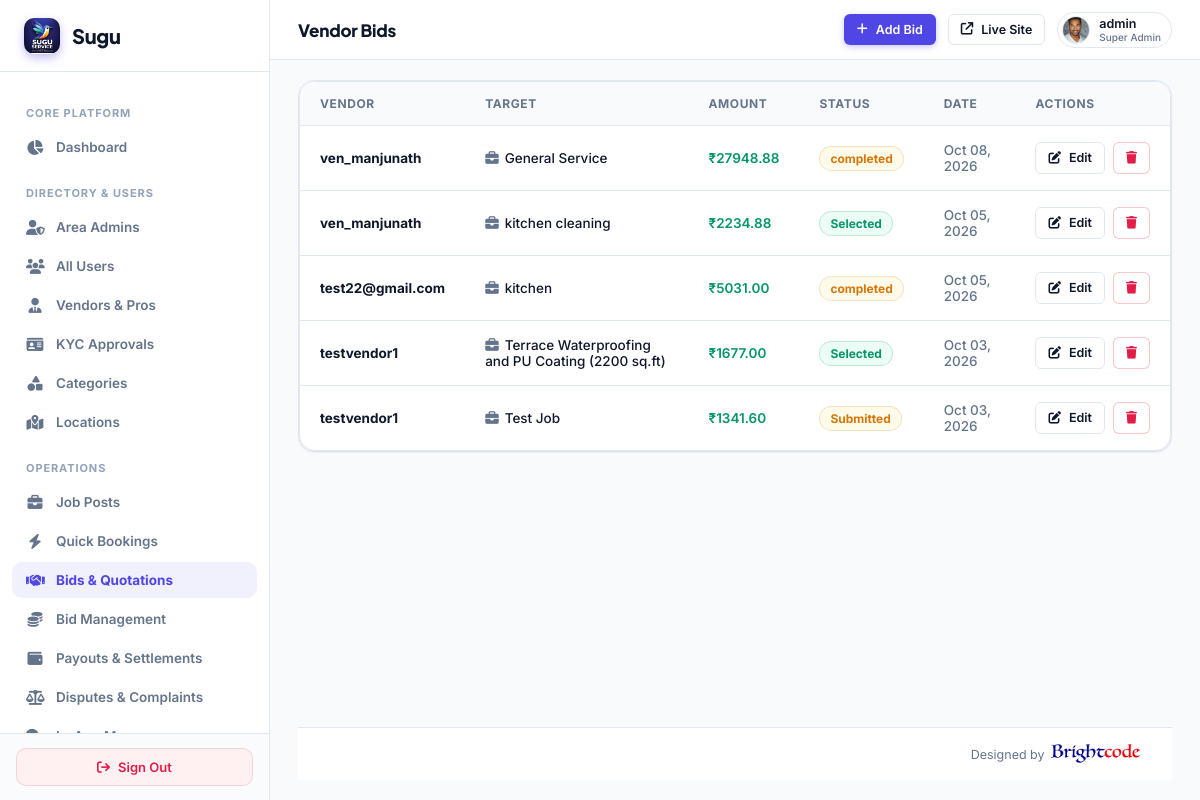
The app's page /super-admin/bids/ (signed in) with its own data.
### myapp/models.py (models this page shows, shortened)
class CustomUser(AbstractUser):
    ROLE_CHOICES = (
        ('ADMIN', 'Admin'),
        ('VENDOR', 'Vendor'),
        ('USER', 'User'),
    )
    role = models.CharField(max_length=20, choices=ROLE_CHOICES, default='USER')
    assigned_state = models.CharField(max_length=100, blank=True, null=True, help_text="Assigned State/Territory for Area Admin")
    assigned_city = models.CharField(max_length=100, blank=True, null=True, help_text="Assigned City (optional) for Area Admin")

class UserProfile(models.Model):
    user = models.OneToOneField(CustomUser, on_delete=models.CASCADE, related_name='user_profile')
    phone_number = models.CharField(max_length=20, blank=True, null=True)
    city = models.CharField(max_length=100, blank=True, null=True)
    state = models.CharField(max_length=100, blank=True, null=True)
    profile_image = models.ImageField(upload_to='user_profiles/', null=True, blank=True)

class Bid(models.Model):
    STATUS_CHOICES = (
        ('submitted', 'Submitted'),
        ('selected', 'Selected'),
        ('rejected', 'Rejected'),
        ('withdrawn', 'Withdrawn'),
    )
    vendor = models.ForeignKey(CustomUser, on_delete=models.CASCADE, related_name='bids')
    job = models.ForeignKey(Job, on_delete=models.CASCADE, related_name='bids', null=True, blank=True)
    quick_service = models.ForeignKey('QuickService', on_delete=models.SET_NULL, null=True, blank=True, related_name='legacy_bids')
    amount = models.DecimalField(max_digits=10, decimal_places=2)
    vendor_base_amount = models.DecimalField(max_digits=10, decimal_places=2, null=True, blank=True, help_text="Net amount vendor receives upon completion")
    commission_percent_applied = models.DecimalField(max_digits=5, decimal_places=2, default=10.00, help_text="Platform commission % at bid time")
    commission_amount = models.DecimalField(max_digits=10, decimal_places=2, default=0.00, help_text="Platform commission fee in INR")
    cgst_percent_applied = models.DecimalField(max_digits=5, decimal_places=2, default=9.00, help_text="CGST % applied")
    cgst_amount = models.DecimalField(max_digits=10, decimal_places=2, default=0.00, help_text="CGST collected in INR")
    sgst_percent_applied = models.DecimalField(max_digits=5, decimal_places=2, default=9.00, help_text="SGST % applied")
    sgst_amount = models.DecimalField(max_digits=10, decimal_places=2, default=0.00, help_text="SGST collected in INR")
    flat_fee_amount = models.DecimalField(max_digits=8, decimal_places=2, default=0.00, help_text="Flat convenience fee in INR")
    total_customer_amount = models.DecimalField(max_digits=10, decimal_places=2, null=True, blank=True, help_text="Final payable amount charged to customer")
    estimated_time = models.CharField(max_length=100, null=True, blank=True)
    message = models.TextField(null=True, blank=True)
    proposal = models.TextField(null=True, blank=True)
    attachment = models.FileField(upload_to='bid_attachments/', null=True, blank=True)
    status = models.CharField(max_length=20, choices=STATUS_CHOICES, default='submitted')
    created_at = models.DateTimeField(default=timezone.now)

class Job(models.Model):
    STATUS_CHOICES = (
        ('open', 'Open'),
        ('progress', 'In Progress'),
        ('completed', 'Completed'),
        ('cancelled', 'Cancelled'),
        ('closed', 'Closed'),
        ('selected', 'Vendor Selected'),
    )
    title = models.CharField(max_length=255)
    category = models.ForeignKey('Category', on_delete=models.SET_NULL, null=True, blank=True)
    subcategory = models.ForeignKey('SubCategory', on_delete=models.SET_NULL, null=True, blank=True, related_name='jobs')
    description = models.TextField(blank=True, null=True)
    required_work = models.JSONField(default=list, blank=True, null=True)
    scope_of_work = models.TextField(blank=True, null=True)
    materials_details = models.TextField(blank=True, null=True)
    additional_requirements = models.TextField(blank=True, null=True)
    budget = models.DecimalField(max_digits=10, decimal_places=2)
    budget_type = models.CharField(max_length=50, blank=True, null=True)
    preferred_start_date = models.DateField(null=True, blank=True)
    expected_completion = models.DateField(null=True, blank=True)
    required_time = models.CharField(max_length=100, blank=True, null=True)
    shift_availability = models.CharField(max_length=50, blank=True, null=True)
    working_hours = models.CharField(max_length=100, blank=True, null=True)
    location = models.ForeignKey('Location', on_delete=models.SET_NULL, null=True, blank=True)
    latitude = models.DecimalField(max_digits=9, decimal_places=6, null=True, blank=True, help_text="Job location latitude")
    longitude = models.DecimalField(max_digits=9, decimal_places=6, null=True, blank=True, help_text="Job location longitude")
    city = models.CharField(max_length=100, null=True, blank=True, help_text="Job city")
    state = models.CharField(max_length=100, null=True, blank=True, help_text="Job state")
    locality = models.CharField(max_length=255, null=True, blank=True, help_text="Colony/Locality name")
    address = models.TextField(blank=True, null=True)
    pincode = models.CharField(max_length=20, blank=True, null=True)
    contact_name = models.CharField(max_length=255, blank=True, null=True)
    contact_mobile = models.CharField(max_length=20, blank=True, null=True)
    user = models.ForeignKey(CustomUser, on_delete=models.CASCADE, related_name='jobs')
    bids_count = models.IntegerField(default=0)
    max_bids = models.IntegerField(default=10, blank=True, null=True, help_text="Maximum allowed bids")
    min_bid_amount = models.DecimalField(max_digits=10, decimal_places=2, null=True, blank=True, help_text="Minimum allowed bid price")
    max_bid_amount = models.DecimalField(max_digits=10, decimal_places=2, null=True, blank=True, help_text="Maximum allowed bid price")
    assigned_vendor = models.ForeignKey(CustomUser, on_delete=models.SET_NULL, null=True, blank=True, related_name='assigned_jobs', help_text="Vendor assigned to this job")
    status = models.CharField(max_length=20, choices=STATUS_CHOICES, default='open')
    image = models.ImageField(upload_to='jobs/', null=True, blank=True, help_text="Job site photo or reference image")
    created_at = models.DateTimeField(default=timezone.now)

### myapp/super_admin_views.py (the view)
# urls.py: path('super-admin/bids/', super_admin_views.super_admin_bids, name='super_admin_bids'),
@sa_required
def super_admin_bids(request):
    bids_qs = Bid.objects.all().select_related('vendor', 'job', 'quick_service').order_by('-created_at')
    paginator = Paginator(bids_qs, 10)
    page_num = request.GET.get('page', 1)
    try:
        bids = paginator.page(page_num)
    except (EmptyPage, PageNotAnInteger):
        bids = paginator.page(1)
    page_range = paginator.get_elided_page_range(bids.number, on_each_side=2, on_ends=1)
    return render(request, 'superadmin/bids.html', {'bids': bids, 'page_range': page_range})

### myapp/super_admin_views.py (called while the page is built)
def sa_required(view_func):
    from functools import wraps
    @wraps(view_func)
    def wrapper(request, *args, **kwargs):
        if not request.user.is_authenticated or not request.user.is_superuser:
            return redirect(f'{LOGIN_URL}?next={request.path}')
        return view_func(request, *args, **kwargs)
    return wrapper

### templates/superadmin/bids.html (shortened to what this page needs)
{% extends 'superadmin/base.html' %}
{% block header_title %}Vendor Bids{% endblock %}
{% block header_actions %}
<a href="{% url 'super_admin_bid_create' %}" class="btn btn-primary btn-sm">
  <i class="fa-solid fa-plus"></i>
  <span>Add Bid</span>
</a>
{% endblock %}
{% block content %}
<div class="card" style="padding: 0;">
  <div class="table-container">
    <table>
      <thead>
        <tr>
          <th>Vendor</th>
          <th>Target</th>
          <th>Amount</th>
          <th>Status</th>
          <th>Date</th>
          <th>Actions</th>
        </tr>
      </thead>
      <tbody>
        {% for bid in bids %}
        <tr>
          <td><strong>{{ bid.vendor.username }}</strong></td>
          <td>
            {% if bid.job %}
              <i class="fa-solid fa-briefcase" style="color: var(--text-muted); margin-right: 6px;"></i>{{ bid.job.title }}
            {% elif bid.quick_service %}
              <i class="fa-solid fa-bolt" style="color: var(--warning); margin-right: 6px;"></i>{{ bid.quick_service.title }}
            {% else %}
              -
            {% endif %}
          </td>
          <td style="color: var(--success); font-weight: 600;">₹{{ bid.amount }}</td>
          <td><span class="badge {% if bid.status == 'selected' %}active{% elif bid.status == 'rejected' %}inactive{% else %}warn{% endif %}">{{ bid.get_status_display }}</span></td>
          <td style="color: var(--text-muted);">{{ bid.created_at|date:"M d, Y" }}</td>
          <td>
            <div style="display: flex; gap: 8px;">
              <a href="{% url 'super_admin_bid_edit' bid.id %}" class="btn btn-outline btn-sm"><i class="fa-solid fa-pen-to-square"></i> Edit</a>
              <a href="{% url 'super_admin_bid_delete' bid.id %}" class="btn btn-outline btn-sm" style="border-color: rgba(239,68,68,0.3);" onclick="return confirm('Delete this bid?')">
                <i class="fa-solid fa-trash" style="color: var(--danger);"></i>
              </a>
            </div>
          </td>
        </tr>
        {% empty %}
        <tr><td colspan="6" style="text-align: center; padding: 40px; color: var(--text-muted);">No bids found.</td></tr>
        {% endfor %}
      </tbody>
    </table>
  </div>
</div>
{% endblock %}

### templates/superadmin/base.html (shortened to what this page needs)
{% load static %}
<!DOCTYPE html>
<html lang="en">
<head>
  <link rel="stylesheet" href="https://cdnjs.cloudflare.com/ajax/libs/font-awesome/6.5.2/css/all.min.css">
</head>
<body>
  <aside class="sidebar">
    <a href="{% url 'super_admin_dashboard' %}" class="sidebar-brand">
      <div class="sidebar-brand-icon" style="background:transparent;padding:0;overflow:hidden;display:flex;align-items:center;justify-content:center;">
        <img src="{% static 'images/logo.png' %}" alt="Sugu" style="height:36px;width:auto;object-fit:contain;">
      </div>
      <span>Sugu</span>
    </a>
    <div class="sidebar-nav">
      <div class="nav-section">Core Platform</div>
      <a href="{% url 'super_admin_dashboard' %}" class="nav-item {% if request.path == '/super-admin/' %}active{% endif %}">
        <i class="fa-solid fa-chart-pie"></i>
        <span>Dashboard</span>
      </a>
      <div class="nav-section">Directory & Users</div>
      <a href="{% url 'super_admin_area_admins' %}" class="nav-item {% if 'area-admins' in request.path %}active{% endif %}">
        <i class="fa-solid fa-user-shield"></i>
        <span>Area Admins</span>
      </a>
      <a href="{% url 'super_admin_users' %}" class="nav-item {% if 'users' in request.path and 'area-admins' not in request.path and 'landing' not in request.path %}active{% endif %}">
        <i class="fa-solid fa-users"></i>
        <span>All Users</span>
      </a>
      <a href="{% url 'super_admin_vendors' %}" class="nav-item {% if 'vendors' in request.path %}active{% endif %}">
        <i class="fa-solid fa-user-tie"></i>
        <span>Vendors & Pros</span>
      </a>
      <a href="{% url 'super_admin_kyc' %}" class="nav-item {% if 'kyc' in request.path %}active{% endif %}">
        <i class="fa-solid fa-id-card"></i>
        <span>KYC Approvals</span>
      </a>
      <a href="{% url 'super_admin_categories' %}" class="nav-item {% if '/categories/' in request.path %}active{% endif %}">
        <i class="fa-solid fa-shapes"></i>
        <span>Categories</span>
      </a>
      <a href="{% url 'super_admin_locations' %}" class="nav-item {% if '/locations/' in request.path %}active{% endif %}">
        <i class="fa-solid fa-map-location-dot"></i>
        <span>Locations</span>
      </a>
      <div class="nav-section">Operations</div>
      <a href="{% url 'super_admin_jobs' %}" class="nav-item {% if 'jobs' in request.path and 'landing' not in request.path %}active{% endif %}">
        <i class="fa-solid fa-briefcase"></i>
        <span>Job Posts</span>
      </a>
      <a href="{% url 'super_admin_quick_services' %}" class="nav-item {% if '/super-admin/quick-services' in request.path and 'landing' not in request.path %}active{% endif %}">
        <i class="fa-solid fa-bolt"></i>
        <span>Quick Bookings</span>
      </a>
      <a href="{% url 'super_admin_bids' %}" class="nav-item {% if 'bids' in request.path and 'landing' not in request.path %}active{% endif %}">
        <i class="fa-solid fa-handshake"></i>
        <span>Bids & Quotations</span>
      </a>
      <a href="{% url 'super_admin_bid_plans' %}" class="nav-item {% if 'bid-plans' in request.path or 'subscriptions' in request.path %}active{% endif %}">
        <i class="fa-solid fa-coins"></i>
        <span>Bid Management</span>
      </a>
      <a href="{% url 'super_admin_payouts' %}" class="nav-item {% if 'payouts' in request.path %}active{% endif %}">
        <i class="fa-solid fa-wallet"></i>
        <span>Payouts &amp; Settlements</span>
      </a>
      <a href="{% url 'super_admin_disputes' %}" class="nav-item {% if 'disputes' in request.path %}active{% endif %}">
        <i class="fa-solid fa-scale-balanced"></i>
        <span>Disputes &amp; Complaints</span>
      </a>
      <a href="{% url 'super_admin_messages' %}" class="nav-item {% if 'messages' in request.path %}active{% endif %}">
        <i class="fa-solid fa-comments"></i>
        <span>In-App Messages</span>
      </a>
    </div>
    <div class="sidebar-footer">
      <a href="{% url 'logout' %}" class="btn-logout">
        <i class="fa-solid fa-arrow-right-from-bracket"></i>
        <span>Sign Out</span>
      </a>
    </div>
  </aside>
  <main class="main-area">
    <header class="header">
      <div class="header-title">
        {% block header_title %}Control Center{% endblock %}
      </div>
      <div class="header-actions">
        {% block header_actions %}{% endblock %}
        <a href="/" target="_blank" class="btn btn-outline btn-sm" title="Preview Public Site">
          <i class="fa-solid fa-arrow-up-right-from-square"></i>
          <span>Live Site</span>
        </a>
        <div class="admin-profile" style="display: flex; align-items: center; gap: 9px; padding: 3px 10px 3px 4px; background: #ffffff; border-radius: 20px; border: 1px solid #e2e8f0;">
          {% if request.user.user_profile.profile_image %}
            <img src="{{ request.user.user_profile.profile_image.url }}" alt="{{ request.user.username }}" style="width: 28px; height: 28px; border-radius: 50%; object-fit: cover; border: 1px solid #e2e8f0; flex-shrink: 0;">
          {% else %}
            <div class="avatar" style="width: 28px; height: 28px; font-size: 12px; background: #f1f5f9; color: #475569; border: 1px solid #e2e8f0;">
              {{ request.user.username|slice:":1"|upper }}
            </div>
          {% endif %}
          <div style="font-size: 12.5px; font-weight: 600; color: #0f172a; line-height: 1.2;">
            {{ request.user.username }}
            <span style="display: block; font-size: 10px; color: #64748b; font-weight: 500;">Super Admin</span>
          </div>
        </div>
      </div>
    </header>
    <div class="content-wrapper" style="display:flex; flex-direction:column; min-height:calc(100vh - 64px);">
      <div class="content-container" style="flex:1;">
        {% block content %}{% endblock %}
      </div>
      <footer class="superadmin-footer" style="padding:16px 32px; background:#ffffff; border-top:1px solid #e2e8f0; display:flex; justify-content:flex-end; align-items:center; font-size:12.5px; color:#64748b; margin-top:auto;">
        <div style="display:flex; align-items:center; gap:6px;">
          <span>Designed by</span>
          <a href="https://www.brightcodess.com/" target="_blank" rel="noopener noreferrer" style="display:inline-flex; align-items:center; text-decoration:none;">
            <img src="/static/assets/images/brightcode.png" alt="Brightcode" style="height:20px; vertical-align:middle; display:inline-block;" onerror="this.style.display='none'; this.nextElementSibling.style.display='inline';"><span style="display:none; color:#007bff; font-weight:600;">Brightcode</span>
          </a>
        </div>
      </footer>
    </div>
  </main>
</body>
</html>

### records on screen
CustomUser: user.user_profile.profile_image (picture), user.username "admin"
Bid: vendor.username "ven_manjunath", job "General Service", amount "27948.88", status "completed", created_at "Oct 08, 2026"
Bid: vendor.username "ven_manjunath", job "kitchen cleaning", amount "2234.88", status "Selected", created_at "Oct 05, 2026"
Bid: vendor.username "test22@gmail.com", job "kitchen", amount "5031.00", status "completed", created_at "Oct 05, 2026"
Bid: vendor.username "testvendor1", job "Terrace Waterproofing and PU Coating (2200 sq.ft)", amount "1677.00", status "Selected", created_at "Oct 03, 2026"
Bid: vendor.username "testvendor1", job "Test Job", amount "1341.60", status "Submitted", created_at "Oct 03, 2026"
